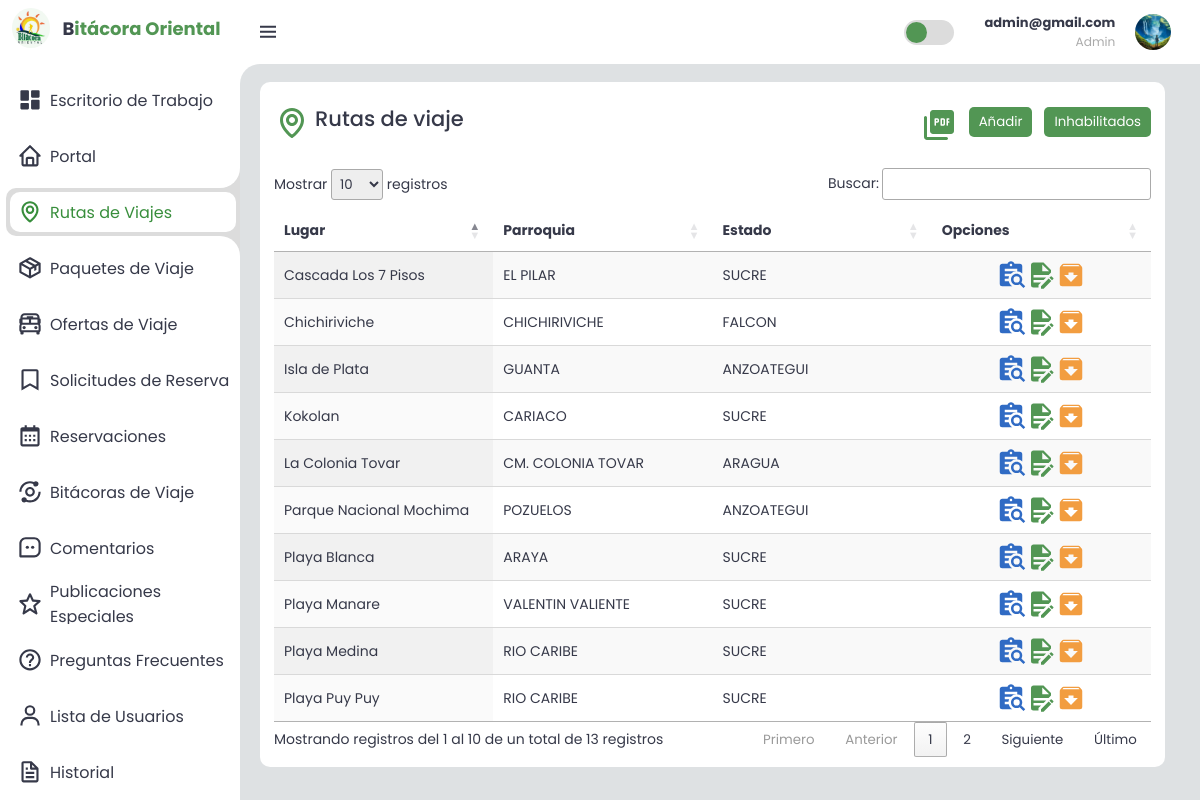
Screenshot of /index.php?controller=route&action=listRouteEnabled (signed in) with the database file from the repository.
### tables this page shows
CREATE TABLE `route` (
  `idRoute` int(11) NOT NULL COMMENT 'identificador unico de la ruta de viaje',
  `idParroquia` int(11) NOT NULL COMMENT 'clave foranea que vincula la ruta con una parroquia',
  `place` varchar(80) NOT NULL COMMENT 'lugar de la ruta de viaje',
  `location` varchar(80) NOT NULL COMMENT 'sector o calle en que se encuentra este lugar de la ruta de viaje',
  `description` text NOT NULL COMMENT 'descripcion particular de la ruta de viaje',
  `status` varchar(1) NOT NULL COMMENT 'indicador para saber si la ruta de viaje esta habilitada o inhabilitada en el sistema',
  `idImage` int(11) NOT NULL COMMENT 'clave foranea que relaciona la ruta de viaje con una imagen'
);

CREATE TABLE `parroquia` (
  `id_p` int(11) NOT NULL COMMENT 'identificador uncio de la parroquia',
  `parroquia` varchar(100) NOT NULL COMMENT 'nombre propio de la parroquia',
  `municipio_id` int(11) NOT NULL COMMENT 'clave foranea que relaciona la parroquia con un municipio'
);

CREATE TABLE `estado` (
  `id_e` int(11) NOT NULL COMMENT 'identificador unico de cada estado ',
  `estado` varchar(100) NOT NULL COMMENT 'nombre propio de los estados de venezuela'
);

### index.php (called while the page is built, shortened)
<?php
try {
    require_once(CONTROLLER_PATH . "userSession.php");
    $controller = new $controllerName();
    $dataToView["data"] = array();
    if (method_exists($controller, $_GET["action"])){
        $dataToView['data'] = $controller->{$_GET["action"]}();
    }else{
        throw new Exception("Error en la acción del controlador, la acción no existe.");
    }
    require_once(VIEW_PATH . "template/header.php");
    require_once(VIEW_PATH . $controller->view . ".php");
    require_once(VIEW_PATH . "template/footer.php");
    } catch (PDOException $e) {
        putError($e);
    } catch (DivisionByZeroError $e) {
        putError($e);
    } catch (ArgumentCountError $e) {
        putError($e);
    } catch (TypeError $e) {
        putError($e);
    } catch (ErrorException $e) {
        putError($e);
    } catch (Exception $e) {
        putError($e);
}
?>

### controller/userSession.php (called while the page is built, shortened)
<?php
    class userSession {
        public function timeValidation(){
            $dateExpire = date("Y-m-d H:i:s");
            $seconds = strtotime($dateExpire) - strtotime($_SESSION['timeSession']) ;
            $minutes = $seconds / 60;
        }
    }
?>

### controller/route.php (called while the page is built, shortened)
<?php
    require_once(MODEL_PATH."route.php");
    class routeController{
        public $ObjRoute;
        public function __construct(){
            $this->ObjRoute = new route ;
            $this->objUserSession = new userSession;
        }
        public function listRouteEnabled(){
            return $this->ObjRoute->getRoutesByStatus(1);
        }
    }
?>

### model/db.php (called while the page is built, shortened)
<?php
class Db {
	public function __construct() {
		$this->host = constant('DB_HOST');
		$this->db = constant('DB');
		$this->user = constant('DB_USER');
		$this->pass = constant('DB_PASS');
        $this->conection = new PDO('mysql:host='.$this->host.'; dbname='.$this->db, $this->user, $this->pass);
	}
}
?>

### model/route.php (called while the page is built, shortened)
<?php
require_once(MODEL_PATH."/db.php");
    class route{
        public $table= 'route';
        public $conection;
        public function getConection(){
            $DbObj= new Db;
            $this->conection = $DbObj->conection;
        }
        public function getRoutesByStatus($status) {
            $sql = "SELECT r.*, p.parroquia, m.municipio, e.estado, i.imageUrl AS image
                    FROM $this->table r
                        INNER JOIN parroquia p ON r.idParroquia = p.id_p
                        INNER JOIN municipio m ON p.municipio_id = m.id_m
                        INNER JOIN estado e ON m.estado_id = e.id_e
                        INNER JOIN image i ON r.idImage = i.idImage
                    WHERE r.status = :status";
            $stmt = $this->conection->prepare($sql);
            $stmt->bindParam(':status', $status, PDO::PARAM_INT);
            $stmt->execute();
            return $stmt->fetchAll();
        }
    }
?>

### view/route/listRoute.php (the view, shortened to what this page needs)
<main>
  <div class="bottom-data">
      <div>
          <div class="header">
              <div class="titleModule">
                  <h2>Rutas de viaje</h2>
              </div>
              <div class="buttom-container">
                  <?php  if( isset($_SESSION['privilege']) && $_SESSION['privilege'] == 'admin' &&count($dataToView["data"]) > 0 ){ ?>
                       <a title="Descagar PDF" target="_blank" href="index.php?controller=reports&action=report" id="getDataButton"><?php echo PDF_ICON; ?></a>
                  <?php  } ?>
                  <a  href="index.php?controller=route&action=addRoute" title="Añadir"><button  class="button-Rev2">Añadir</button></a>
                  <a href="index.php?controller=route&action=listRouteDisabled" title="Visualizar rutas inhabilitadas"><button class="button-Rev2">Inhabilitados</button></a>
              </div>
          </div>
            <table id="routeTable" class="display" style="width:100%">
                <thead >
                    <tr >
                        <th>Lugar</th>
                        <th>Parroquia</th>
                        <th>Estado</th>
                        <th>Opciones</th>
                    </tr>
                </thead>
                <tbody>
                  <?php
                    if (count($dataToView["data"]) > 0) {
                        foreach ($dataToView["data"] as $data) {
                  ?>
                  <tr>
                      <td><?php echo $data['place']; ?></td>
                        <td><?php echo $data['parroquia']; ?></td>
                        <td><?php echo $data['estado']; ?></td>
                        <td>
                          <div class="dataTable-icon-center">
                              <div title="Ver detalles" class="view-details" model='route' id="<?php echo $data['idRoute']; ?>">
                                  <?php echo DETAILS_ICON ?>
                              </div>
                                  <a  title="Editar" href="index.php?controller=route&action=editRoute&id=<?php echo $data['idRoute']; ?>" title="Editar">
                                  <?php echo EDIT_ICON ?>
                              </a>
                              <a title="Inhabilitar" class="disable" href="index.php?controller=route&action=disableRoute&id=<?php echo $data['idRoute']; ?>&opc=false" title="Inhabilitar">
                                  <?php echo DISABLE_ICON ?>
                              </a>
                          </div>
                        </td>
                    </tr>
                    <?php
                                }
                              }
                              ?>
                </tbody>
            </table>
        </div>
    </div>
</main>

### asset/css/styleModel.css (style rules this page uses)
.button-Rev2 { padding: 5px 10px 5px 10px; background-color: #529654; color: #fff; border-radius: 5px; border: 0px; cursor: pointer; margin-left: 2px; }

### asset/css/styleNew.css (style rules this page uses)
:root { --light: #eeeeee; --primary: #319331; --light-primary: #CFE8FF; --grey: rgb(220, 220, 220); --dark-grey: #AAAAAA; --dark: #363949; --danger: #D32F2F; --light-danger: #FECDD3; --warning: #FBC02D; --light-warning: #FFF2C6; --success: #388E3C; --light-success: #BBF7D0; }
html { height: 100vh; }
* { margin: 0; padding: 0; box-sizing: border-box; font-family: 'Poppins', sans-serif; }
.bx { font-size: 1.7rem; }
a { text-decoration: none; }
html { overflow-x: hidden; }
body { background: var(--grey); }
.content main { width: 100%; max-height: calc(100vh - 56px); }
.content main .header { display: flex; align-items: center; justify-content: space-between; grid-gap: 16px; flex-wrap: wrap; margin-bottom: 5px; }
.content main .bottom-data { color: var(--dark); font-size: 14px; border-radius: 10px; overflow-x: auto; padding: 10px 1em; }
.content main .bottom-data>div { border-radius: 10px; background: var(--light); margin: 1vh 1.5em 0vh .5vw; overflow-x: auto; padding: 10px 1em; }
.dataTable-icon-center { display: flex; flex-direction: row; flex-wrap: nowrap; justify-content: center; align-items: normal; align-content: normal; }
.buttom-container { display: grid; grid-template-columns: 1fr 1fr; gap: 10px; margin: 10px 0px; }
.titleModule { display: flex; align-items: center; gap: 5px; }
.green { color: #529654; }
.orange { color: #f29d40; }
.blue { color :#306bc4; }
.icon-focus-options { transition: transform .2s; }
.view-details { display: inline; cursor: pointer; }

### asset/css/sabrina.css (style rules this page uses)
.header { display: flex; justify-content: space-between; align-items: center; margin-bottom: 20px; }
.display { width: auto; }
.buttom-container { display: flex; justify-content: space-between; margin-top: 15px; margin-bottom: 10px; }

### asset/css/estilosBitacora.css (style rules this page uses)
:root { --grey-100: #f4f4f4; --border-radius2x: 8px; --default: #777; --primary-inverse: #FFF; --dark-inverse: #FFF; --light-inverse: #777; --primary: #249819; --bs-gutter-x: 1.5rem; --bs-gutter-y: 0; --primary-rgba-0: rgba(0, 136, 204, 0); --primary-rgba-10: rgba(0, 136, 204, 0.1); --primary-rgba-20: rgba(0, 136, 204, 0.2); --light: #FFF; --light-100: #f2f2f2; --light-200: #ececec; --light-300: #e6e6e6; --light--100: #ffffff; --light--200: #ffffff; --light--300: #ffffff; --light-rgba-40: rgba(255, 255, 255, 0.4); --light-rgba-50: rgba(255, 255, 255, 0.5); --light-rgba-60: rgba(255, 255, 255, 0.6); --light-rgba-70: rgba(255, 255, 255, 0.7); --light-rgba-80: rgba(255, 255, 255, 0.8); --light-rgba-90: rgba(255, 255, 255, 0.9); }
h1, h2, h3, h4, h5, h6 { margin-top: 0; margin-bottom: .5rem; font-weight: 500; line-height: 1.2; color: var(--bs-heading-color); }
a { color: var(--primary); text-decoration: underline; }
a { text-decoration: none }
img, svg { vertical-align: middle; }

### asset/css/comments.css (style rules this page uses)
* { margin: 0; padding: 0; -webkit-box-sizing: border-box; -moz-box-sizing: border-box; box-sizing: border-box; }
body { font-family: 'Roboto', Arial, Helvetica, Sans-serif, Verdana; background: #dee1e3; }

### asset/css/stylePortal.css (style rules this page uses)
* { margin: 0; padding: 0; box-sizing: border-box; font-family: "Poppins", sans-serif; }
:root { --primary-header: #073b02; --primary-color: #084e1a; --secondary-color: #29951f; --dark-color: #012a0f; --white-color: #fff; --light-gray-color: #f2f2f2; --site-max-width: 1300px; }
html { scroll-behavior: smooth; }
a { text-decoration: none; }

### rows the page displays
route: place "Playa Medina", idParroquia.parroquia "RIO CARIBE", estado.estado "SUCRE"
route: place "Playa Puy Puy", idParroquia.parroquia "RIO CARIBE", estado.estado "SUCRE"
route: place "Playa Manare", idParroquia.parroquia "VALENTIN VALIENTE", estado.estado "SUCRE"
route: place "Playa Blanca", idParroquia.parroquia "ARAYA", estado.estado "SUCRE"
route: place "Parque Nacional Mochima", idParroquia.parroquia "POZUELOS", estado.estado "ANZOATEGUI"
route: place "Cascada Los 7 Pisos", idParroquia.parroquia "EL PILAR", estado.estado "SUCRE"
route: place "Isla de Plata", idParroquia.parroquia "GUANTA", estado.estado "ANZOATEGUI"
route: place "La Colonia Tovar", idParroquia.parroquia "CM. COLONIA TOVAR", estado.estado "ARAGUA"
route: place "Chichiriviche", idParroquia.parroquia "CHICHIRIVICHE", estado.estado "FALCON"
route: place "Kokolan", idParroquia.parroquia "CARIACO", estado.estado "SUCRE"

### other values shown
$sessionData['user']['email'] "admin@gmail.com"
$_SESSION['privilege'] "Admin"
